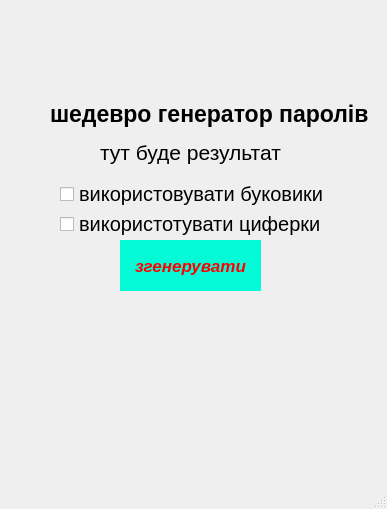
<?xml version="1.0" encoding="UTF-8"?>
<ui version="4.0">
 <class>MainWindow</class>
 <widget class="QMainWindow" name="MainWindow">
  <property name="geometry">
   <rect>
    <x>0</x>
    <y>0</y>
    <width>387</width>
    <height>509</height>
   </rect>
  </property>
  <property name="windowTitle">
   <string>MainWindow</string>
  </property>
  <widget class="QWidget" name="centralwidget">
   <widget class="QPushButton" name="btn_generate">
    <property name="geometry">
     <rect>
      <x>120</x>
      <y>240</y>
      <width>141</width>
      <height>51</height>
     </rect>
    </property>
    <property name="font">
     <font>
      <pointsize>13</pointsize>
      <weight>75</weight>
      <italic>true</italic>
      <bold>true</bold>
      <underline>false</underline>
      <strikeout>false</strikeout>
      <kerning>true</kerning>
     </font>
    </property>
    <property name="styleSheet">
     <string notr="true">background-color: #03fcd7 ;
border-radius: 20px dotted black ;
border: 5 px;
color: red;
</string>
    </property>
    <property name="text">
     <string>згенерувати</string>
    </property>
   </widget>
   <widget class="QLabel" name="result">
    <property name="geometry">
     <rect>
      <x>100</x>
      <y>140</y>
      <width>186</width>
      <height>25</height>
     </rect>
    </property>
    <property name="font">
     <font>
      <pointsize>16</pointsize>
     </font>
    </property>
    <property name="text">
     <string>тут буде результат</string>
    </property>
   </widget>
   <widget class="QLabel" name="title">
    <property name="geometry">
     <rect>
      <x>50</x>
      <y>100</y>
      <width>335</width>
      <height>28</height>
     </rect>
    </property>
    <property name="font">
     <font>
      <pointsize>17</pointsize>
      <weight>75</weight>
      <bold>true</bold>
     </font>
    </property>
    <property name="text">
     <string>шедевро генератор паролів</string>
    </property>
   </widget>
   <widget class="QCheckBox" name="cd_numbers">
    <property name="geometry">
     <rect>
      <x>60</x>
      <y>210</y>
      <width>262</width>
      <height>28</height>
     </rect>
    </property>
    <property name="font">
     <font>
      <pointsize>15</pointsize>
     </font>
    </property>
    <property name="text">
     <string>використотувати циферки</string>
    </property>
   </widget>
   <widget class="QCheckBox" name="cd_alphabet">
    <property name="geometry">
     <rect>
      <x>60</x>
      <y>180</y>
      <width>267</width>
      <height>28</height>
     </rect>
    </property>
    <property name="font">
     <font>
      <pointsize>15</pointsize>
     </font>
    </property>
    <property name="text">
     <string>використовувати буковики</string>
    </property>
   </widget>
  </widget>
  <widget class="QMenuBar" name="menubar">
   <property name="geometry">
    <rect>
     <x>0</x>
     <y>0</y>
     <width>387</width>
     <height>21</height>
    </rect>
   </property>
  </widget>
  <widget class="QStatusBar" name="statusbar"/>
 </widget>
 <resources/>
 <connections/>
</ui>
